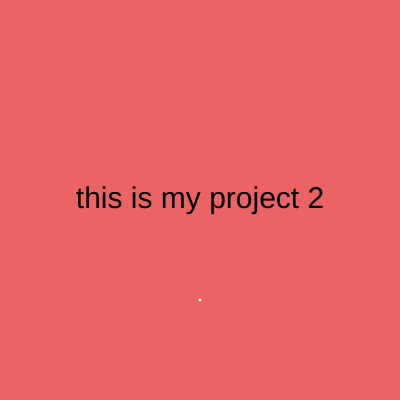
Frame 1 (no input)
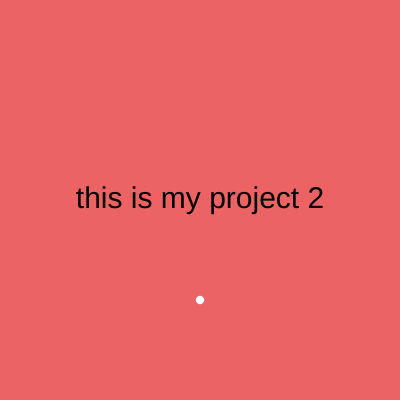
Frame 60 (no input)
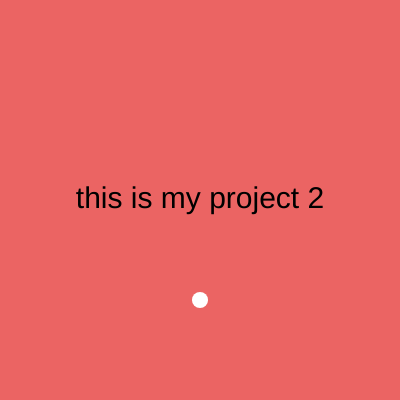
Frame 120 (the mouse pressed at the canvas centre since frame 60)

The p5.js sketch that drew these frames (run headless with seeded random() and noise() and a simulated clock; from frame 60 on, the mouse is pressed at the canvas centre):

// p5.js sketch
// ── sketch.js
function setup() {
  createCanvas(400, 400);
}

function draw() {
  background("#EB6463");
  textAlign(CENTER, CENTER)
  textSize(30)
  text('this is my project 2', width/2, height/2)
  noStroke()
  circle(width/2, height/2+100, sin(frameCount*0.1)*30)
  
}
